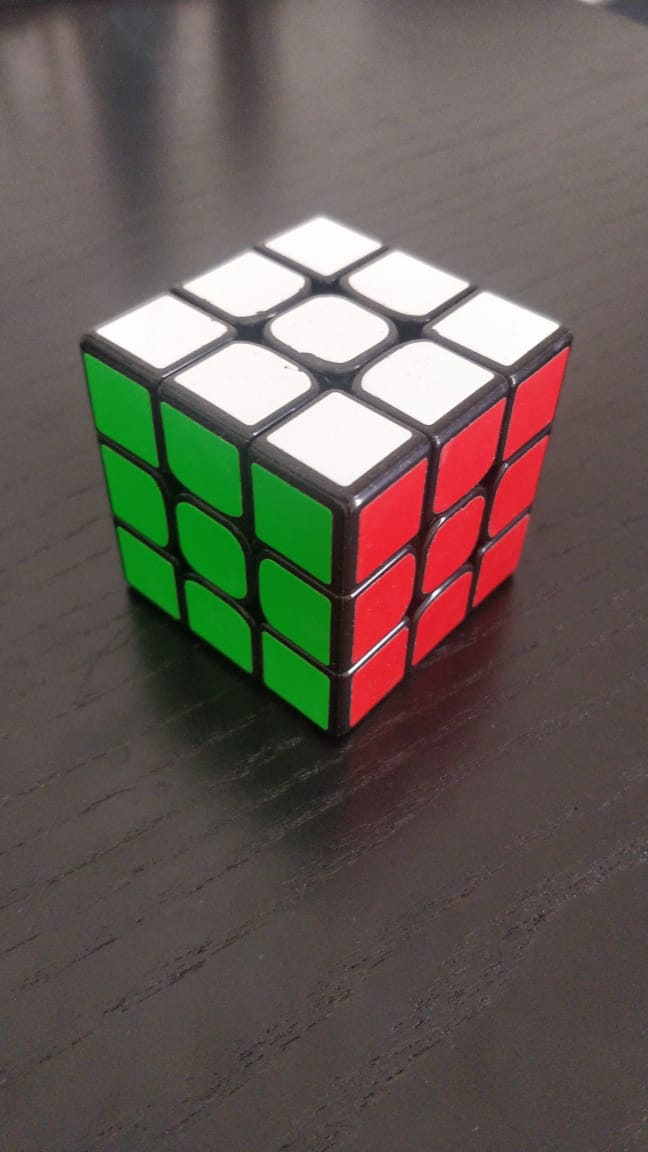
#> input picture Assignment-4/q1/dlt1.jpeg, 648 x 1152 px
$ jupyter execute --allow-errors Assignment4.ipynb   (shell and % lines are left out)
#> lines starting #> are read from the running program, lines starting #| are printed output that depends on the picture
# Assignment 4

Approximate time needed: 6-7 hours

## DLT and Epipolar Lines

The goal of this assignment is to aid your understanding of the Direct Linear Transform as well as Epipolar geometry.

For the first part of the assignment you will find correspondences between 2D-3D points and estimate the P Matrix. You will then be required to estimate Camera Parameters from this P matrix.

The second part of this assignment will require you to construct epipolar lines on two corresponding images.

The third part of this assignment will require you to use camera intrinsics to estimate the bounding box of a car.

---
### 4.1 Generating Correspondences
The first step to perform DLT is to generate correspondences. The cell below opens a new window. Clicking anywhere on the image should give you the pixel location of the image. Once you're done clicking, close the image window. The cell after displays the points you have clicked.

[cell 1]
import matplotlib.pyplot as plt
import matplotlib.image as mpimg
import matplotlib.cm as cm
import numpy as np


# [13 lines of commented-out code are left out]

[cell 2]
# [14 lines of commented-out code are left out]

[cell 3]
x = [[321.94620385, 218.83386385],
 [ 95.09196666, 336.92237089],
 [346.80694218, 496.96337384],
 [517.72451815, 571.54558881],
 [127.72168571, 587.08355026],
 [342.14555374, 739.35557249]]
x = np.array(x)
print(x)

After generating pixel locations, you have to generate the corresponding world points. You have the freedom to chose which point you want as origin. You can consider each side as 4 units.

Ensure that the ordering of your points matches the ordering of image points. Keep track of the sequence of corners clicked.

[cell 4]
# x = image_points

# the red   - table edge is X axis
# the green - table edge is Y axis
# the red   - green edge is Z axis

X = []
X.append([4, 4, 4])
X.append([0, 4, 4])
X.append([0, 0, 4])
X.append([4, 0, 0])
X.append([0, 4, 0])
X.append([0, 0, 0])
X = np.array(X)

print("x: ", x.shape)
print("X: ", X.shape)

Now that we have the correspondences, we can estimate the P matrix. Implement the DLT function that returns the P matrix

Quick recap: x_i = P * X_i where (x_i, X_i) is the ith correspondence, and P is a 3x4 dimensional matrix. P is further decomposed as P = K * [ R | T].

[cell 5]
# Converting this points to homogenous co-ordinates
bb = np.hstack((x, np.ones((x.shape[0], 1))))
bb1 = np.hstack((X, np.ones((X.shape[0], 1))))

[cell 6]
def M(measured, control):
    n = measured.shape[0]
    npz = np.zeros(n)
    a_x = np.c_[-1*control[:, 0], -1*control[:, 1], -1*control[:, 2], -1*np.ones(n), npz, npz, npz, npz, np.multiply(measured[:, 0], control[:, 0]), np.multiply(measured[:, 0], control[:, 1]), np.multiply(measured[:, 0], control[:, 2]), measured[:, 0]]
    a_y = np.c_[npz, npz, npz, npz, -1*control[:, 0], -1*control[:, 1], -1*control[:, 2], -1*np.ones(n), np.multiply(measured[:, 1], control[:, 0]), np.multiply(measured[:, 1], control[:, 1]), np.multiply(measured[:, 1], control[:, 2]), measured[:, 1]]
    out = np.empty((2 * n, a_x.shape[1]))
    out[::2, :] = a_x
    out[1::2, :] = a_y
    return out

def DLT(x,X):
    m = M(x, X)
    u, d, v = np.linalg.svd(m)
    P = v[-1, :]
    P = P.reshape((3, 4))
    return P

P = DLT(bb, bb1)
print(" P matrix:\n", P)

### Theory

- Explain how DLT is implemented and show why it works (proof)
- When does DLT fail?

### Solutions

- pass
- pass

## Analysing P

The next part of this question is to analyse how good our estimate is. Report the reprojection error of your P matrix

[cell 7]
#Get reprojected points
def get_points(P, X):
    homogenous_loc = np.dot(P, X.T)
    for i in range(len(homogenous_loc)-1):
        for j in range(len(homogenous_loc[i])):
            homogenous_loc[i][j] = homogenous_loc[i][j]/homogenous_loc[2][j]
    return homogenous_loc[:2]

#Get reprojection error
def get_err(x, X, P):
    img = get_points(P, X)
    err = np.linalg.norm(x - img.T, axis=1)
    return np.mean(err ** 2)

print(' Reprojection Error:', get_err(x, bb1, P))

Given the P matrix, we can estimate K, R and T. Write a function that returns K,R,T given P.
Note:
P = K * [R | T] where K is a 3x3 matrix and [R | T], P are 3x4 matrices

[cell 8]
def ret_RKT(P):

    # Calculated T using the matrix structure and R and K using QR decomposition
    H_inf = P[:, :3]
    h = P[:, -1]

    T = -np.dot(np.linalg.inv(H_inf), h)
    R_tr, K_inv = np.linalg.qr(np.linalg.inv(H_inf))
    K = np.linalg.inv(K_inv)
    # Haven't done the camera constant correction

    return R_tr.T, K/K[-1, -1], T

R, K, T = ret_RKT(P)

print(' K:\n', K)
print('\n R:\n', R)
print('\n T:\n', T)

#### Verifying the R, K, T Values

Use `np.isclose` to verify the matrix

[cell 9]
i3 = np.eye(3)
rt = np.vstack((i3, -T)).T

ans = K@R@rt

print(' P:\n', P/P[-1, -1])
print('\n K * R * [I | -T]:\n', ans/ans[-1, -1])

np.isclose(P/P[-1, -1], ans/ans[-1, -1])

**Reproject the world points with P matrix you have obtained via DLT and visualize**

[cell 10]
img_pts = get_points(P, bb1)   # 6x2
img_pts = img_pts.T
N = img_pts.shape[0]   # 6 number of points
fig = plt.figure(figsize=(10,15))
plt.clf()
img=mpimg.imread('q1/dlt1.jpeg')
#> img is the input picture: shape (1152, 648, 3); mean R, G, B 100, 91.2, 84.4
imgplot = plt.imshow(img)
plt.scatter(img_pts[:, 0], img_pts[:, 1], s=200)
plt.title('Using Estimated P')
plt.show()
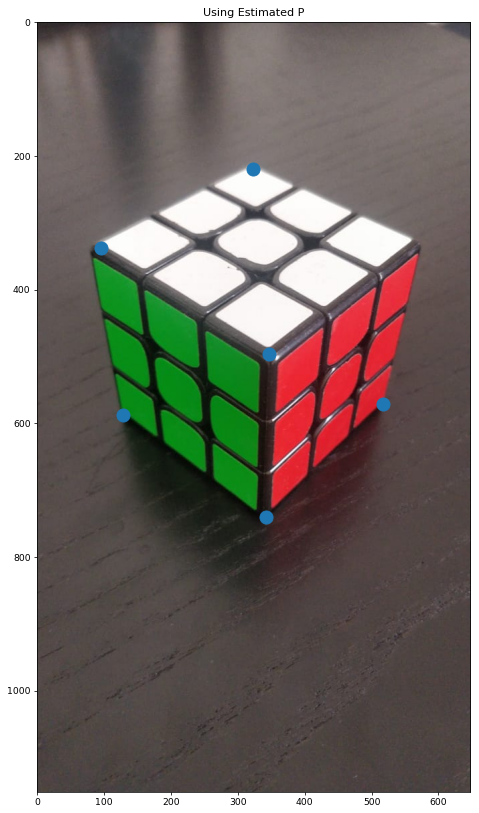
#> figure drawn by matplotlib, 1 panel

### Zhangs method

For this task, use the inbuilt Opencv function to estimate the K matrix of a camera. Use the checkerboard images 5456-5470 in `q1/zhangs` folder for this task. Familiarize yourself with the different parameters for this method.

**Reference**: https://docs.opencv.org/3.4/dc/dbb/tutorial_py_calibration.html

[cell 11]
import os
import cv2
import numpy as np
import matplotlib.pyplot as plt

[cell 12]
objectlist = np.zeros((48,3), np.float32)
objectlist[:,:2] = np.mgrid[0:6,0:8].T.reshape(-1,2)
#> (the rest of this cell did not finish here and is left out)

---
### 4.2 Epipolar lines
#### Task 1

For this task, you have been given two images of the same scene taken from different view-points. You should first estimate the fundamental matrix from these two images.

Recall that given a point in one image, it's corresponding location in the other image can be found to along a line viz. the epipolar line. The task given to you is to draw the epipolar lines in the second image for each given point in the first image. You have to repeat this for the other image as well. Draw epipolar lines on the first image for the corresponding points in the second image.

The convention used for F is $x'^{T}Fx$ where $x'$ is the location of the point in the second image. For this question you will need to compute the F matrix on your own without using inbuilt functions.

**Provide a clear explanation on your approach for both this task and the next**

#### Task 2
Report the location of the epipoles. Mathematically find the epipoles and verify that the lines intersect at the epipole.

____
### 4.3 Drawing a bounding box around a car and localizing it in the camera frame
You’ve been provided with an image, also taken from a self-driving car, that shows another car in front. The camera has been placed on top of the car, 1.65 m from the ground, and assume the image plane is perfectly perpendicular to the ground. K is provided to you. Your task is to draw a 3D-bounding box around the car in front as shown. Your approach should be to place eight points in the 3D world such that they surround all the corners of the car, then project them onto the image, and connect the projected image points using lines. You might have to apply a small 5° rotation about the vertical axis to align the box perfectly. Rough dimensions of the car - h: 1.38 m, w: 1.51, l: 4.10. (Hint: Fix a point on the ground as your world origin.). Also estimate the approximate translation vector to the mid-point of the two rear wheels of the car in the camera frame.

[cell 13]
def transform(objpoints):


    translation = [2.81492622, 1.65, 9.00888763]
    translation = np.array(translation)

    for i in range(len(objpoints)):
        objpoints[i] = objpoints[i] + translation

    return objpoints

# [[2.81492622]
#  [1.65      ]
#  [9.00888763]]

height = 1.65
h = 1.38
w = 1.51
l = 4.10

K = [[7.2153e+02,0,6.0955e+02], [0,7.2153e+02,1.7285e+02], [0,0,1]]
K = np.array(K)

objpoints = [[0, height-0, 0],
             [0, height-0, l],
             [0, height-h, 0],
             [0, height-h, l],
             [w, height-0, 0],
             [w, height-0, l],
             [w, height-h, 0],
             [w, height-h, l],
            ]

objpoints = np.array(objpoints)
objpoints = transform(objpoints)

projected = (K@objpoints.T).T

for i in range(len(projected)):
    projected[i] = projected[i]/projected[i][-1]

b = np.delete(projected, -1, axis=1)


fig = plt.figure(figsize=(20, 20))
plt.clf()
img=mpimg.imread('q3/image.png')
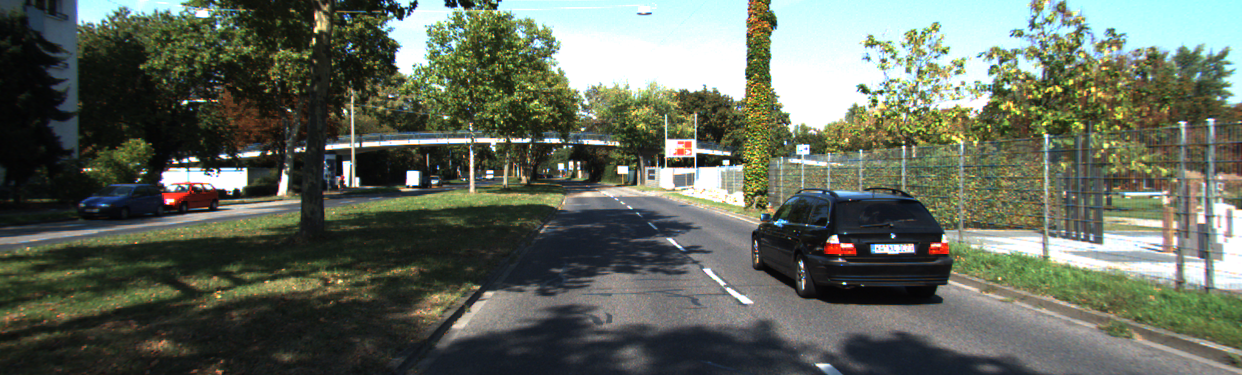
#> input picture Assignment-4/q3/image.png, 1242 x 375 px
#> img is the input picture: shape (375, 1242, 3) float32; mean R, G, B 0.385, 0.413, 0.364
imgplot = plt.imshow(img)
plt.scatter(b[:, 0], b[:, 1], s=200)
plt.title('Plot with keypoints')
plt.show()
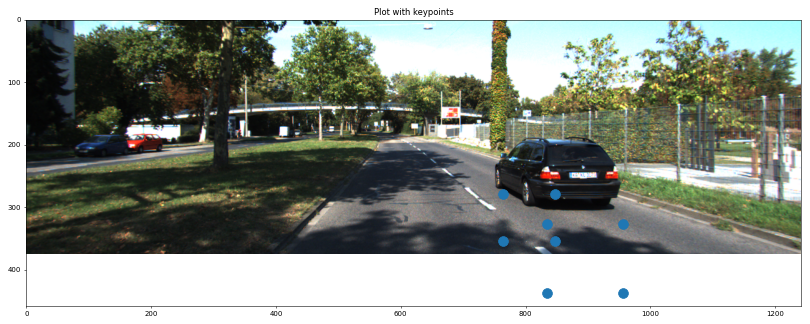
#> figure drawn by matplotlib, 1 panel

[cell 14]
import numpy as np
import matplotlib.pyplot as plt
import cv2 as cv
x = [[835], [305], [1]]
K = np.mat(([7.2153e+02,0,6.0955e+02],[0,7.2153e+02,1.7285e+02],[0,0,1]))
B = np.dot(np.linalg.inv(K),x)

h = 1.65
groundNormal = [[0,1,0]]

WorldPoint = h*B/np.dot(groundNormal,B)

print(WorldPoint)

d2point = np.matmul(K,WorldPoint)

carHeight = 1.38
carWidth = 1.51
carLength = 4.10


#5 degree rotation along y clockwise

Rot = np.mat(([np.cos(5*np.pi/180),0,-np.sin(5*np.pi/180)],[0,1,0],[ np.sin(5*np.pi/180),0,np.cos(5*np.pi/180)]))

# KITTI dataset y is downwards x is right and z is forward (into the image)
WorldPoint2 = np.matmul(Rot,[[0],[0],[carLength]]) + WorldPoint
WorldPoint3 = np.matmul(Rot,[[carWidth],[0],[0]]) + WorldPoint
WorldPoint4 = np.matmul(Rot,[[0],[-carHeight],[0]]) + WorldPoint
WorldPoint5 = np.matmul(Rot,[[carWidth],[-carHeight],[0]]) + WorldPoint
WorldPoint6 = np.matmul(Rot,[[0],[-carHeight],[carLength]]) + WorldPoint
WorldPoint7 = np.matmul(Rot,[[carWidth],[0],[carLength]]) + WorldPoint
WorldPoint8 = np.matmul(Rot,[[carWidth],[-carHeight],[carLength]]) + WorldPoint

WorldPoints = np.array((WorldPoint,WorldPoint2,WorldPoint3,WorldPoint4,WorldPoint5,WorldPoint6,WorldPoint7,WorldPoint8))

# [5 lines of commented-out code are left out]

pic = plt.imread("q3/image.png")
plt.imshow(pic)

edges = np.array([1, 3, 5, 4, 1, 2, 6, 8, 7, 3, 5, 8, 6, 4, 6, 2, 7])
for i in range(8):
    d2point = np.matmul(K,WorldPoints[i])
    d2point = d2point/d2point[2]
    plt.plot(d2point[0],d2point[1],'bo')

# print(K)
linemat = np.mat(((),(),()))
for i in range(edges.size):
    tmpmat = np.matmul(np.mat(K),np.mat(WorldPoints[edges[i] - 1]))
    tmpmat = tmpmat/tmpmat[2]
    linemat = np.hstack((linemat,tmpmat))

# print(linemat[0])

plt.plot(np.transpose(linemat[0]),np.transpose(linemat[1]),linewidth="2",c='r')

plt.show()
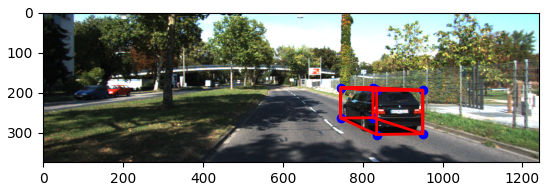
#> figure drawn by matplotlib, 1 panel
